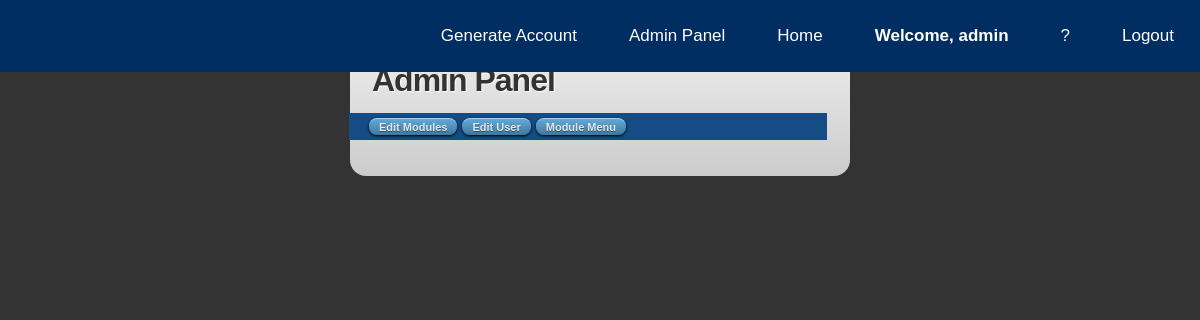
The page /viewMenu.php (signed in) on the database as committed earlier.
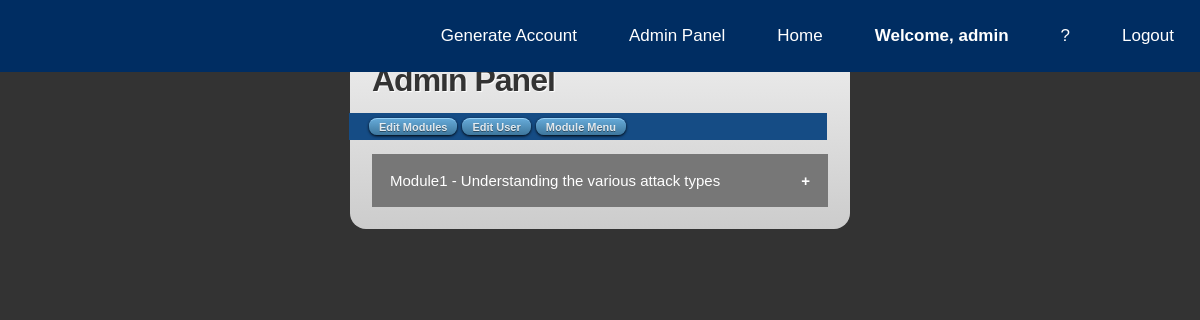
The same page on the database as committed later.
### tables this page shows
CREATE TABLE `module` (
  `module_id` int(3) NOT NULL COMMENT 'Unique number ID for all modules',
  `course_id` int(4) NOT NULL COMMENT 'Course',
  `module_name` char(100) DEFAULT NULL COMMENT 'Module name',
  `start_date` datetime DEFAULT NULL COMMENT 'Module start effective date',
  `end_date` datetime DEFAULT NULL COMMENT 'Module end effective date',
  `creted_date` datetime DEFAULT current_timestamp() COMMENT 'Module created date',
  `created_by` char(6) DEFAULT NULL COMMENT 'Module created by',
  `last_modified_date` datetime DEFAULT NULL ON UPDATE current_timestamp() COMMENT 'Module last modified date',
  `last_modified_by` char(6) DEFAULT NULL COMMENT 'Module last modified by'
);

### readModules.php (shortened to what this page needs)
<link rel="stylesheet" type="text/css" href="css/styleBG2.css">
<?php
include 'DBConnect.php';
$today = date('Y-m-d H:i:s');
$sql = "SELECT * FROM module WHERE start_date < '$today'  && end_date > '$today'";
$result = $conn->query($sql) or die(mysqli_error());
while ($row = mysqli_fetch_array($result)) {
    ?>
    <button class="collapsible"><?php
        echo $row ['module_name'];
        ?></button><?php
}
?>

Rows that differ between the two databases and show on the page:
now on this page (row edited): module: module_name "Module1 - Understanding the various attack types"
